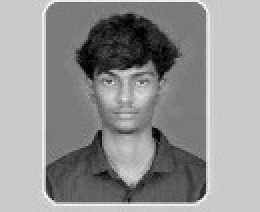
#> input picture artifacts/api-server/uploads/students/25CS040.jpg, 130 x 106 px (shown 2 times larger); its folder holds only this picture in this run
$ python rotate_student_photos.py
#> lines starting #> are read from the running program, lines starting #| are printed output that depends on the picture
import os
import glob
from PIL import Image

dirs_to_process = [
    r"artifacts/hostel-outpass/public/students",
    r"artifacts/api-server/uploads/students",
    r"artifacts/hostel-outpass/dist/public/students"
]

def rotate_photos():
    total_rotated = 0
    for d in dirs_to_process:
        if not os.path.exists(d):
            continue
        files = glob.glob(os.path.join(d, "*.jpg"))
        for fpath in files:
            fname = os.path.basename(fpath)
            # Skip full card images and sheet images
            if fname.endswith("_card.jpg") or fname.startswith("id_card_sheet"):
                continue

            try:
                with Image.open(fpath) as img:
                    # Rotate 90 degrees clockwise to keep head pointing UP (north)
#> img is the input picture: PIL image 130x106 RGB; min 0, max 252, mean 147.5
                    rotated_img = img.transpose(Image.ROTATE_90)
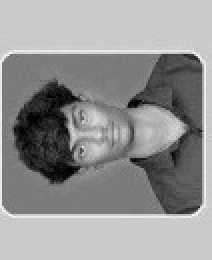
#> rotated_img: PIL image 106x130 RGB (shown 2 times larger); min 0, max 252, mean 147.5
                    rotated_img.save(fpath, quality=95)
                    total_rotated += 1
            except Exception as e:
                print(f"Error processing {fpath}: {e}")

    print(f"Successfully rotated {total_rotated} student photo files 90 degrees clockwise!")

if __name__ == "__main__":
    rotate_photos()
